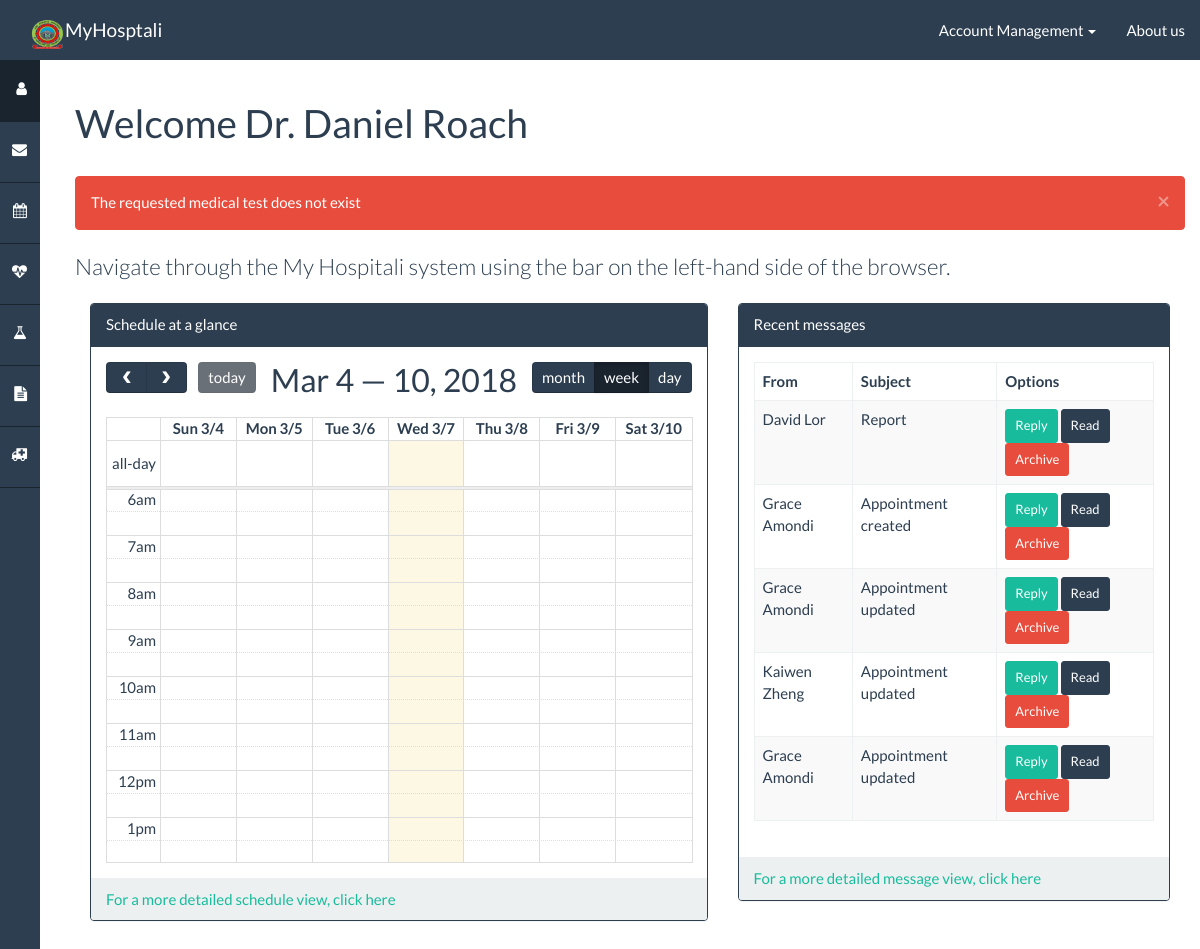
Page /profile/ (signed in) on the committed database.
### healthnet/models.py (models this page shows, shortened)
class Account(models.Model):
    ACCOUNT_UNKNOWN = 0
    ACCOUNT_PATIENT = 10
    ACCOUNT_NURSE = 20
    ACCOUNT_DOCTOR = 30
    ACCOUNT_ADMIN = 40
    ACCOUNT_TYPES = (
        (ACCOUNT_UNKNOWN, "Unknown"),
        (ACCOUNT_PATIENT, "Patient"),
        (ACCOUNT_NURSE, "Nurse"),
        (ACCOUNT_DOCTOR, "Doctor"),
        (ACCOUNT_ADMIN, "Admin"),
    )
    EMPLOYEE_TYPES = (
        (ACCOUNT_NURSE, "Nurse"),
        (ACCOUNT_DOCTOR, "Doctor"),
        (ACCOUNT_ADMIN, "Admin"),
    )
    role = models.IntegerField(default=0, choices=ACCOUNT_TYPES)
    profile = models.OneToOneField(Profile)
    user = models.OneToOneField(User)
    def __str__(self):
        if self.role == 30:
            return "Dr. " + self.profile.__str__()
        elif self.role == 20:
            return "Nurse " + self.profile.__str__()
        else:
            return self.profile.__str__()
    class Admin:
        list_display = (
            'role',
            'profile',
            'user'
        )

class Profile(models.Model):
    GENDER = (
        ('M', "Male"),
        ('F', "Female"),
    )
    firstname = models.CharField(blank=True, max_length=50)
    lastname = models.CharField(blank=True, max_length=50)
    insurance = models.CharField(blank=True, max_length=50)
    emergencyContactName = models.CharField(blank=True, max_length=50)
    emergencyContactNumber = models.CharField(blank=True, max_length=20)
    sex = models.CharField(blank=True, max_length=1, choices=GENDER)
    birthday = models.DateField(default=date(1000, 1, 1))
    phone = models.CharField(blank=True, max_length=20)
    allergies = models.CharField(blank=True, max_length=250)
    created = models.DateTimeField(auto_now_add=True)
    prefHospital = models.ForeignKey(Hospital, null=True, related_name="profiles_prefhospital")
    linkedEmergencyContact = models.ForeignKey('Account', null=True, related_name="profiles_contact")
    primaryCareDoctor = models.ForeignKey('Account', null=True, related_name="profiles_primarycaredoctor")
    def __str__(self):
        return self.firstname + " " + self.lastname

class Message(models.Model):
    target = models.ForeignKey(Account, related_name="messages_target")
    sender = models.ForeignKey(Account, related_name="messages_sender")
    header = models.CharField(max_length=300)
    body = models.CharField(max_length=1000)
    sender_deleted = models.BooleanField(default=False)
    target_deleted = models.BooleanField(default=False)
    timestamp = models.DateTimeField(auto_now_add=True)

### healthnet/views_profile.py (the view, shortened to what this page needs)
# urls.py: url(r'^profile/$', views_profile.profile_view, name='profile'),
def profile_view(request):
    authentication_result = views.authentication_check(request)
    if authentication_result is not None: return authentication_result
    template_data = views.parse_session(request)
    if request.user.account.role != Account.ACCOUNT_ADMIN:
        appointment.parse_appointment_cancel(request, template_data)  # Parse appointment cancelling
        template_data['events'] = appointment.parse_appointments(request)  # Build list of appointments
    message.parse_message_archive(request, template_data)
    template_data['messages'] = Message.objects.filter(target=request.user.account, target_deleted=False)
    return render(request, 'healthnet/profile.html', template_data)

### healthnet/templatetags/app_filters.py (called while the page is built)
@register.filter(name='isAuthenticated')
def isAuthenticated(user):
    return user.is_authenticated()

@register.filter(name='sanitizeJS')
def sanitizeJS(string):
    return sanitize_js(string.__str__())

### healthnet/views.py (called while the page is built)
def parse_session(request, template_data=None):
    if template_data is None:
        template_data = {}
    if request.session.has_key('alert_success'):
        template_data['alert_success'] = request.session.get('alert_success')
        del request.session['alert_success']
    if request.session.has_key('alert_danger'):
        template_data['alert_danger'] = request.session.get('alert_danger')
        del request.session['alert_danger']
    return template_data

def sanitize_js(string):
    return string.replace("\\", "\\\\").replace("'", "\\'")

### templates/healthnet/profile.html (shortened to what this page needs)
{% extends "base.html" %}
{% load app_filters %}
{% block sidebar_profile %}active{% endblock %}
{% block body_header %}Welcome {{ user.account }}{% endblock %}
{% block body %}
    <p class="lead">Navigate through the My Hospitali system using the bar on the left-hand side of the browser.</p>
    {% if user.account.role <= 30 %}
        <div class="col-md-7">
            <div class="panel panel-primary">
                <div class="panel-heading">Schedule at a glance</div>
                <div class="panel-body">
                  {% include "healthnet/appointment/appointment_calendar.html" %}
                </div>
                <div class="panel-footer"><a href="/appointment/list/">For a more detailed schedule view, click here</a></div>
            </div>
        </div>
        <div class="col-md-5">
    {% else %}
        <div class="col-md-6">
    {% endif %}
        <div class="panel panel-primary">
            <div class="panel-heading">Recent messages</div>
            <div class="panel-body">
                {% include "healthnet/message/simple_table.html" %}
            </div>
        <div class="panel-footer"><a href="/message/list/">For a more detailed message view, click here</a></div>
    </div>
{% endblock %}

### templates/healthnet/message/simple_table.html (shortened to what this page needs)
{% load app_filters %}
<table id="message-simple-table" class="table table-hover table-striped table-bordered">
    <thead>
        <th>From</th>
        <th>Subject</th>
        <th>Options</th>
    </thead>
    <tbody>
        {% for message in messages %}
            <tr>
                <td>{{ message.sender.profile }}</td>
                <td>{{ message.header }}</td>
                <td>
                    <form id="confirm-modal-action" action="./" method="post">{% csrf_token %}
                        <a class="btn btn-success btn-sm" href="/message/new/?pk={{ message.sender.pk }}" role="button">Reply</a>
                        <button onclick="proxy{{ message.pk }}()" type="button" class="btn btn-primary btn-sm" data-toggle="modal" data-target="#read-modal">Read</button>
                        {% if message.sender == user.account and message.sender_deleted %}
                        {% elif message.target == user.account and message.target_deleted %}
                        {% else %}
                            <input id="confirm-modal-submit" class="btn btn-danger btn-sm" type="submit" name="delete" value="Archive"/>
                        {% endif %}
                    </form>
                </td>
            </tr>
        {% endfor %}
</table>

### healthnet/static/css/dashboard.css (style rules this page uses)
body,html { height: 100%; }

### rows in the picture
Message: sender.profile "David Lor", header "Report"
Message: sender.profile "Grace Amondi", header "Appointment created"
Message: sender.profile "Grace Amondi", header "Appointment updated"
Message: sender.profile "Kaiwen Zheng", header "Appointment updated"
Message: sender.profile "Grace Amondi", header "Appointment updated"

### other values in the picture
{{ user.account }} "Dr. Daniel Roach"
{{ alert_danger }} "The requested medical test does not exist"
